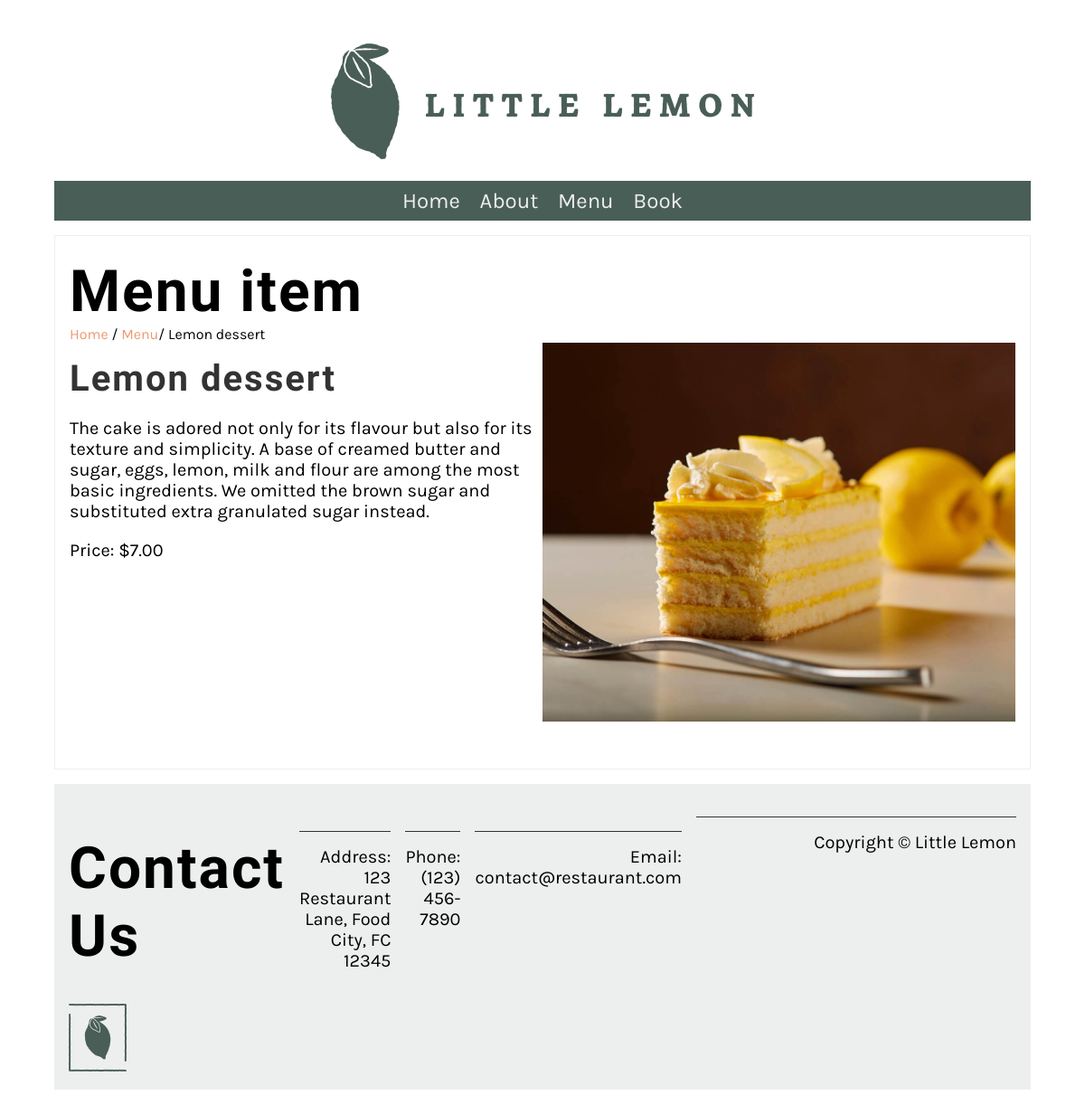
Page /menu_item/4/ on the committed database.
### base/models.py (models this page shows, shortened)
class Menu(models.Model):
   name = models.CharField(max_length=200)
   price = models.IntegerField(null=False)
   menu_item_description = models.TextField(max_length=1000, default='')

### base/views.py (the view)
# urls.py: path('menu_item/<int:pk>/', views.display_menu_item, name="menu_item"),
def display_menu_item(request, pk=None):
    if pk:
        menu_item = Menu.objects.get(pk=pk)
    else:
        menu_item = ""
    return render(request, 'menu_item.html', {"menu_item": menu_item})

### base/templates/menu_item.html
{% extends 'base.html' %}
{% load static %}
{% block content %}
<section>
    <article>
        <h1>Menu item</h1>
        <span>
            <a href="{% url 'home' %}">Home</a> /
            <a href="{% url 'menu' %}">Menu</a>/
            {{menu_item.name}}
        </span>
        <div class="row">
            <div class="column">
                <h2>
                    {{ menu_item.name }}
                </h2>
                <p>
                    {{ menu_item.menu_item_description }}
                </p>
                <p>
                    Price: ${{ menu_item.price }}.00
                </p>
            </div>
            <div class="column">
                <img src="/restaurant/static/img/menu_items/{{menu_item.name}}.jpg" alt="{{ menu_item.name}}" />
            </div>
        </div>
    </article>
</section>
{% endblock %}

### base/static/css/style.css (style rules this page uses)
body { font-family: 'Karla', sans-serif; margin-top: 3rem; margin-bottom: 3rem; margin-left: 5%; margin-right: 5%; }
h1, h2, h3, h4, h5, h6 { font-family: 'Markazi Text', serif; letter-spacing: 2px;; }
h1 { font-size: 4rem; margin-top: 1.5rem; margin-bottom: 0; }
h2 { font-size: 2.5rem; color: #333333; margin:1rem 0; }
p, ul { font-size: 1.25rem;; }
a { color: #EE9972; text-decoration: none; }
section { display: flex; gap: 2rem 1rem; margin-top: 1rem; margin-bottom: 1rem; flex-direction: row; }
article { flex:1; }
article img { max-width: 100%; }
main article { border: 1px solid #EDEFEE; padding-left: 1rem; padding-right: 1rem; }
.row { display: flex; flex-direction: row; width: 100%; padding-bottom: 1rem; }
.column { flex-basis: 50%; margin-bottom: 1rem; padding-bottom: 1rem; }

### rows in the picture
Menu: name "Lemon dessert", menu_item_description "The cake is adored not only for its flavour but also for its texture and simplicity. A base of creamed butter and sugar, eggs, lemon, milk and flour are among the most basic ingredients. We omitted the brown sugar and substituted extra granulated sugar instead.", price "7", name (picture)
